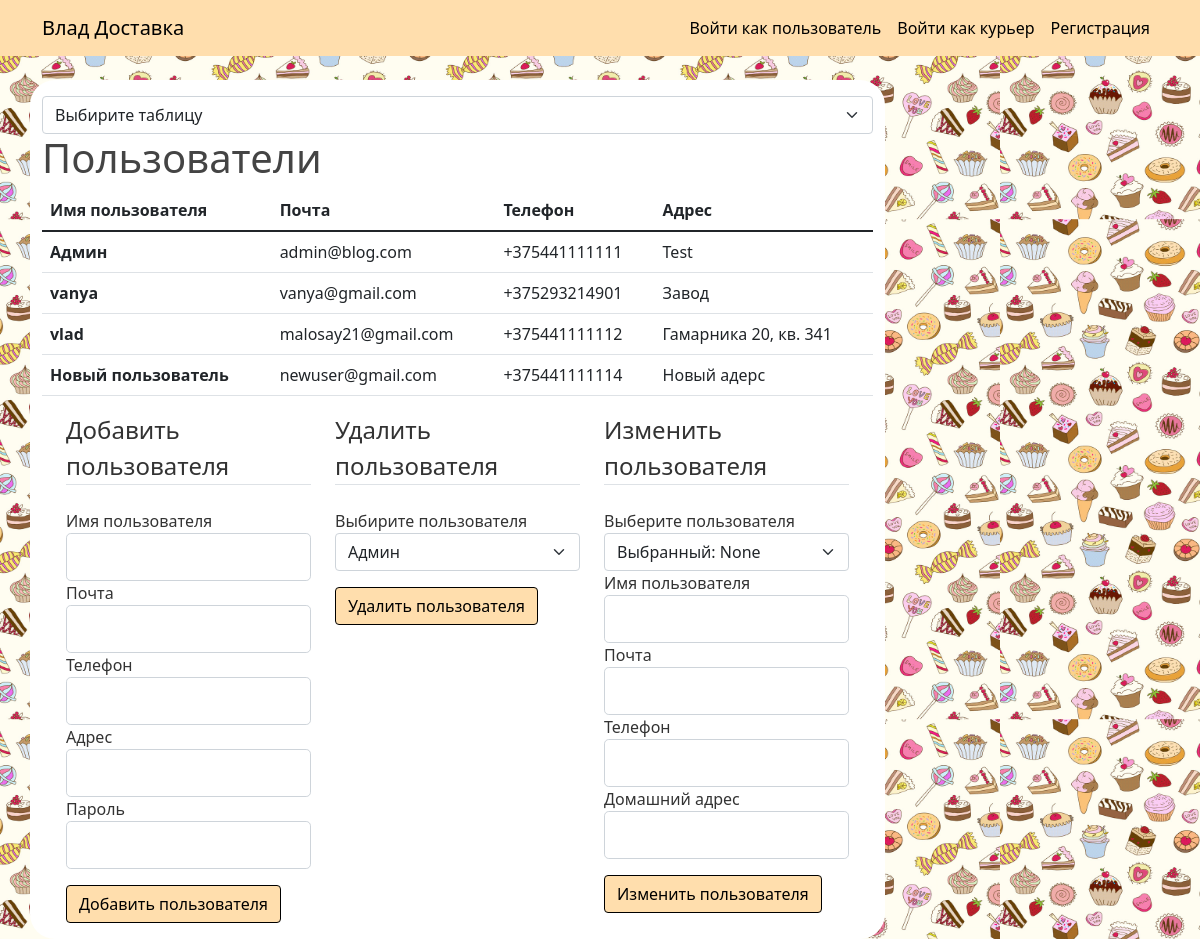
Page /admin_tables/users/ on the committed database.
### bd_project/models.py (models this page shows, shortened)
class BaseModel(Model):
    id = PrimaryKeyField(unique=True)
    class Meta:
        database = db
        order_by = 'id'

class User(BaseModel, UserMixin):
    username = CharField(max_length=20, unique=True, null=False)
    email = CharField(max_length=20, unique=True, null=False)
    phone = CharField(max_length=15, unique=True, null=False)
    address = CharField(max_length=20, null=False)
    password = CharField(max_length=60, null=False)
    class Meta:
        db_table = 'Users'

### bd_project/admin_users_table/routes.py (the view)
@admin_users_table.route('/admin_tables/users/', methods=['GET'])
def users_table():
    selected_username = 'None'
    users, add_form, delete_form, update_form = init_users_forms_and_users()
    delete_form.select_del_user.choices = [(g.id, g.username) for g in users]
    return render_template('admin_pages/table_users.html', title='users', users=users, add_form=add_form,
                           delete_form=delete_form, update_form=update_form, selected_username=selected_username)

### bd_project/admin_users_table/forms.py (shortened to what this page needs)
class AddUserForm(FlaskForm):
    username_add_form = StringField('Имя пользователя',
                                    validators=[DataRequired(), Length(min=2, max=20)])
    email = StringField('Почта',
                        validators=[DataRequired(), Email()])
    phone = StringField('Телефон',
                        validators=[DataRequired()])
    address = StringField('Адрес',
                          validators=[DataRequired()])
    password = PasswordField('Пароль', validators=[DataRequired()])
    add_submit = SubmitField('Добавить пользователя')

class DeleteUserForm(FlaskForm):
    select_del_user = SelectField('Выбирите пользователя', coerce=int)
    del_submit = SubmitField('Удалить пользователя')

### bd_project/admin_users_table/utils.py (called while the page is built)
def init_users_forms_and_users():
    users = User.select()
    add_form = AddUserForm()
    delete_form = DeleteUserForm()
    update_form = UpdateUserForm()
    return users, add_form, delete_form, update_form

### bd_project/templates/admin_pages/table_users.html (shortened to what this page needs)
{% extends "admin_pages/admin.html" %}
{% block table %}
<body>
<h1>Пользователи</h1>
<table class="table table">
    <thead>
    <tr>
        <th scope="col">Имя пользователя</th>
        <th scope="col">Почта</th>
        <th scope="col">Телефон</th>
        <th scope="col">Адрес</th>
    </tr>
    </thead>
    <tbody>
    {% for user in users %}
    <tr>
        <th scope="row">{{ user.username }}</th>
        <td>{{ user.email }}</td>
        <td>{{ user.phone }}</td>
        <td>{{ user.address }}</td>
    </tr>
    {% endfor %}
    </tbody>
</table>
<div class="container">
    <div class="row">
        <div class="col">
            <form method="post" action="{{ url_for('admin_users_table.user_creation') }}">
                <fieldset class="form-group">
                    <legend class="border-bottom mb-4">Добавить пользователя</legend>
                    <div class="form-group">
                        {{ add_form.username_add_form.label(class="form-control-label") }}
                        {% if add_form.username_add_form.errors %}
                        {{ add_form.username_add_form(class="form-control form-control-lg is-invalid") }}
                        <div class="invalid-feedback">
                            {% for error in add_form.username_add_form.errors %}
                            <span>{{ error }}</span>
                            {% endfor %}
                        </div>
                        {% else %}
                        {{ add_form.username_add_form(class="form-control form-control-lg") }}
                        {% endif %}
                    </div>
                    <div class="form-group">
                        {{ add_form.email.label(class="form-control-label") }}
                        {% if add_form.email.errors %}
                        {{ add_form.email(class="form-control form-control-lg is-invalid") }}
                        <div class="invalid-feedback">
                            {% for error in add_form.email.errors %}
                            <span>{{ error }}</span>
                            {% endfor %}
                        </div>
                        {% else %}
                        {{ add_form.email(class="form-control form-control-lg") }}
                        {% endif %}
                    </div>
                    <div class="form-group">
                        {{ add_form.phone.label(class="form-control-label") }}
                        {% if add_form.phone.errors %}
                        {{ add_form.phone(class="form-control form-control-lg is-invalid") }}
                        <div class="invalid-feedback">
                            {% for error in add_form.phone.errors %}
                            <span>{{ error }}</span>
                            {% endfor %}
                        </div>
                        {% else %}
                        {{ add_form.phone(class="form-control form-control-lg") }}
                        {% endif %}
                    </div>
                    <div class="form-group">
                        {{ add_form.address.label(class="form-control-label") }}
                        {% if add_form.address.errors %}
                        {{ add_form.address(class="form-control form-control-lg is-invalid") }}
                        <div class="invalid-feedback">
                            {% for error in add_form.address.errors %}
                            <span>{{ error }}</span>
                            {% endfor %}
                        </div>
                        {% else %}
                        {{ add_form.address(class="form-control form-control-lg") }}
                        {% endif %}
                    </div>
                    <div class="form-group">
                        {{ add_form.password.label(class="form-control-label") }}
                        {% if add_form.password.errors %}
                        {{ add_form.password(class="form-control form-control-lg is-invalid") }}
                        <div class="invalid-feedback">
                            {% for error in add_form.password.errors %}
                            <span>{{ error }}</span>
                            {% endfor %}
                        </div>
                        {% else %}
                        {{ add_form.password(class="form-control form-control-lg") }}
                        {% endif %}
                    </div>
                    <div class="form-group pt-3">
                        {{ add_form.add_submit(class="btn btn-outline-info") }}
                    </div>
                </fieldset>
            </form>
        </div>
        <div class="col">
            <form method="post" action="{{ url_for('admin_users_table.user_removing') }}">
                <fieldset class="form-group">
                    <legend class="border-bottom mb-4">Удалить пользователя</legend>
                    <div class="form-group">
                        {{ delete_form.select_del_user.label(class="form-control-label") }}
                        {{ delete_form.select_del_user(class="form-select") }}
                    </div>
                    <div class="form-group pt-3">
                        {{ delete_form.del_submit(class="btn btn-outline-info") }}
                    </div>
                </fieldset>
            </form>
        </div>
        <div class="col">
            <form method="post" action="">
                <fieldset class="form-group">
                    <legend class="border-bottom mb-4">Изменить пользователя</legend>
                    <label class="form-control-label">Выберите пользователя</label>
                    <select class="form-select " onchange="location = this.value;" name="forma">
                        <option selected>Выбранный: {{ selected_username }}</option>
                    </select>
                    <div class="form-group">
                        {{ update_form.username_update.label(class="form-control-label") }}
                        {% if update_form.username_update.errors %}
                        {{ update_form.username_update(class="form-control form-control-lg is-invalid") }}
                        <div class="invalid-feedback">
                            {% for error in update_form.username_update.errors %}
                            <span>{{ error }}</span>
                            {% endfor %}
                        </div>
                        {% else %}
                        {{ update_form.username_update(class="form-control form-control-lg") }}
                        {% endif %}
                    </div>
                    <div class="form-group">
                        {{ update_form.email_update.label(class="form-control-label") }}
                        {% if update_form.email_update.errors %}
                        {{ update_form.email_update(class="form-control form-control-lg is-invalid") }}
                        <div class="invalid-feedback">
                            {% for error in update_form.email_update.errors %}
                            <span>{{ error }}</span>
                            {% endfor %}
                        </div>
                        {% else %}
                        {{ update_form.email_update(class="form-control form-control-lg") }}
                        {% endif %}
                    </div>
                    <div class="form-group">
                        {{ update_form.phone_update.label(class="form-control-label") }}
                        {% if update_form.phone_update.errors %}
                        {{ update_form.phone_update(class="form-control form-control-lg is-invalid") }}
                        <div class="invalid-feedback">
                            {% for error in update_form.phone_update.errors %}
                            <span>{{ error }}</span>
                            {% endfor %}
                        </div>
                        {% else %}
                        {{ update_form.phone_update(class="form-control form-control-lg") }}
                        {% endif %}
                    </div>
                    <div class="form-group">
                        {{ update_form.address_update.label(class="form-control-label") }}
                        {% if update_form.address_update.errors %}
                        {{ update_form.address_update(class="form-control form-control-lg is-invalid") }}
                        <div class="invalid-feedback">
                            {% for error in update_form.address_update.errors %}
                            <span>{{ error }}</span>
                            {% endfor %}
                        </div>
                        {% else %}
                        {{ update_form.address_update(class="form-control form-control-lg") }}
                        {% endif %}
                    </div>
                    <div class="form-group pt-3">
                        {{ update_form.submit_update(class="btn btn-outline-info") }}
                    </div>
                </fieldset>
            </form>
        </div>
    </div>
</div>
</body>
{% endblock table %}

### bd_project/static/main.css (style rules this page uses)
body { background: #fafafa; color: #333333; margin-top: 5rem; }
h1, h2, h3, h4, h5, h6 { color: #444444; }
.btn-outline-info { background: #FFDEAD; color: black; border: 1px solid black; }
body { background-image: url("../static/background.png"); background-position: left, right; background-repeat: repeat; background-size: 1000px 500px; }

### rows in the picture
User: username "Админ", email "admin@blog.com", phone "+375441111111", address "Test"
User: username "vanya", email "vanya@gmail.com", phone "+375293214901", address "Завод"
User: username "vlad", email "malosay21@gmail.com", phone "+375441111112", address "Гамарника 20, кв. 341"
User: username "Новый пользователь", email "newuser@gmail.com", phone "+375441111114", address "Новый адерс"

### other values in the picture
{{ add_form.username_add_form.label(class="form-control-label") }} "Имя пользователя"
{{ add_form.email.label(class="form-control-label") }} "Почта"
{{ add_form.phone.label(class="form-control-label") }} "Телефон"
{{ add_form.address.label(class="form-control-label") }} "Адрес"
{{ add_form.password.label(class="form-control-label") }} "Пароль"
{{ delete_form.select_del_user.label(class="form-control-label") }} "Выбирите пользователя"
{{ update_form.username_update.label(class="form-control-label") }} "Имя пользователя"
{{ update_form.email_update.label(class="form-control-label") }} "Почта"
{{ update_form.phone_update.label(class="form-control-label") }} "Телефон"
{{ update_form.address_update.label(class="form-control-label") }} "Домашний адрес"
